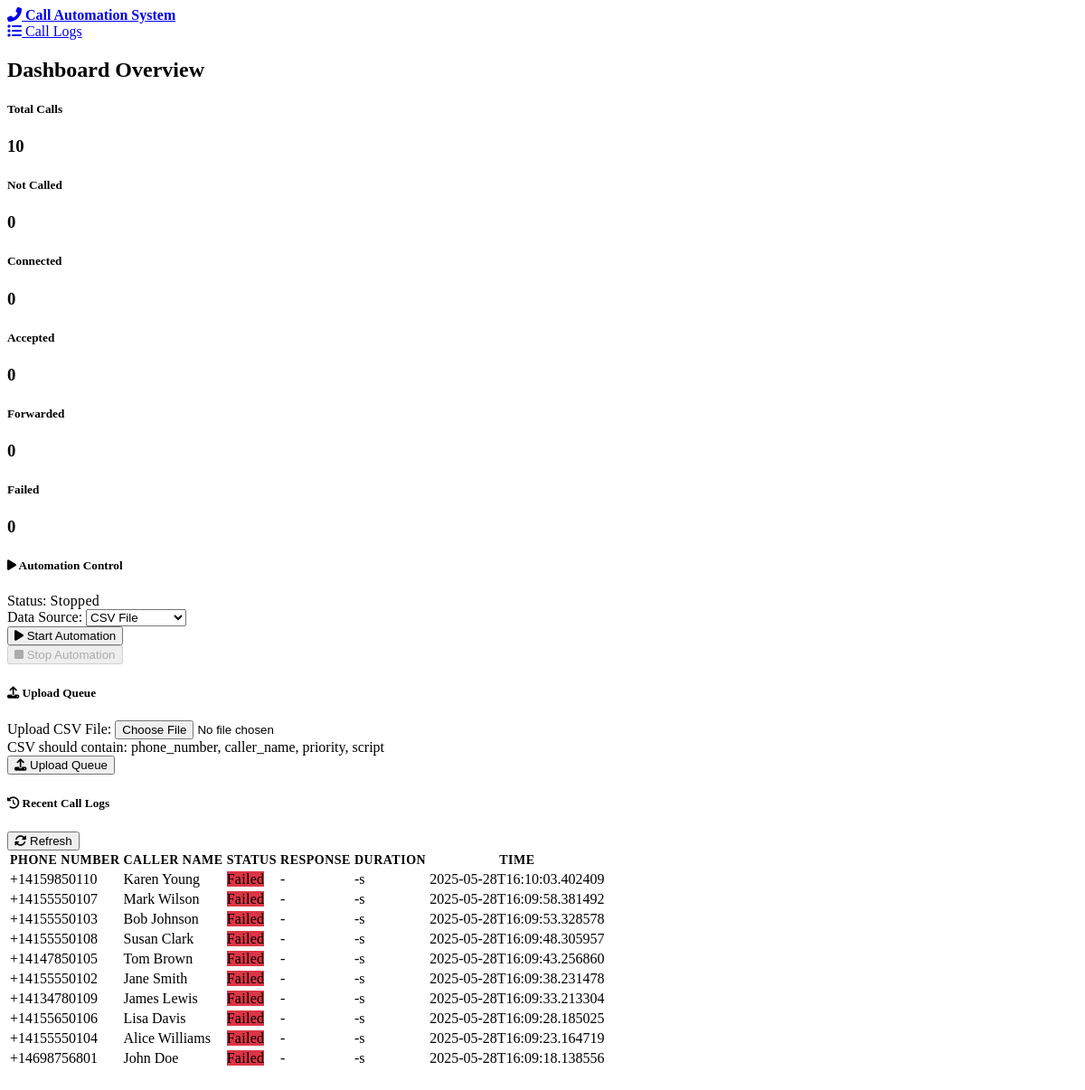
The page / on the database its author committed.
### models.py (models this page shows, shortened)
class CallLog(db.Model):
    id = db.Column(db.Integer, primary_key=True)
    phone_number = db.Column(db.String(20), nullable=False)
    caller_name = db.Column(db.String(100))
    call_status = db.Column(db.String(20), nullable=False)  # Not Called, Connected, Disconnected, Forwarded, Accepted
    call_sid = db.Column(db.String(100))  # Twilio Call SID
    start_time = db.Column(db.DateTime, default=datetime.utcnow)
    end_time = db.Column(db.DateTime)
    duration = db.Column(db.Integer)  # Duration in seconds
    response = db.Column(db.String(20))  # Accept, Forward, Reject
    notes = db.Column(db.Text)
    created_at = db.Column(db.DateTime, default=datetime.utcnow)
    updated_at = db.Column(db.DateTime, default=datetime.utcnow, onupdate=datetime.utcnow)
    def to_dict(self):
        return {
            'id': self.id,
            'phone_number': self.phone_number,
            'caller_name': self.caller_name,
            'call_status': self.call_status,
            'call_sid': self.call_sid,
            'start_time': self.start_time.isoformat() if self.start_time else None,
            'end_time': self.end_time.isoformat() if self.end_time else None,
            'duration': self.duration,
            'response': self.response,
            'notes': self.notes,
            'created_at': self.created_at.isoformat() if self.created_at else None,
            'updated_at': self.updated_at.isoformat() if self.updated_at else None
        }

### app.py (the view)
@app.route('/')
def dashboard():
    global automation_system
    if not automation_system:
        automation_system = CallAutomationSystem()
    queue_stats = automation_system.get_queue_statistics()
    recent_calls = automation_system.get_recent_calls(limit=10)
    return render_template('dashboard.html',
                         queue_stats=queue_stats,
                         recent_calls=recent_calls)

### call_automation.py (called while the page is built)
    def get_recent_calls(self, limit: int = 10) -> List[Dict]:
        try:
            from models import CallLog
            recent_calls = CallLog.query.order_by(CallLog.created_at.desc()).limit(limit).all()
            return [call.to_dict() for call in recent_calls]
        except Exception as e:
            logging.error(f"Error getting recent calls: {str(e)}")
            return []

### templates/dashboard.html (shortened to what this page needs)
<!DOCTYPE html>
<html lang="en" data-bs-theme="dark">
<head>
    <link href="https://cdn.replit.com/agent/bootstrap-agent-dark-theme.min.css" rel="stylesheet">
    <link href="https://cdnjs.cloudflare.com/ajax/libs/font-awesome/6.4.0/css/all.min.css" rel="stylesheet">
    <link href="{{ url_for('static', filename='css/dashboard.css') }}" rel="stylesheet">
</head>
<body>
    <nav class="navbar navbar-expand-lg navbar-dark bg-dark">
        <div class="container">
            <a class="navbar-brand" href="#">
                <i class="fas fa-phone-alt me-2"></i>
                Call Automation System
            </a>
            <div class="navbar-nav ms-auto">
                <a class="nav-link" href="{{ url_for('call_logs') }}">
                    <i class="fas fa-list me-1"></i>
                    Call Logs
                </a>
            </div>
        </div>
    </nav>
    <div class="container mt-4">
        <div class="row mb-4">
            <div class="col-12">
                <h2>Dashboard Overview</h2>
            </div>
        </div>
        <div class="row mb-4" id="status-cards">
            <div class="col-md-2">
                <div class="card bg-primary">
                    <div class="card-body text-center">
                        <h5 class="card-title">Total Calls</h5>
                        <h3 id="total-calls">{{ queue_stats.total_calls or 0 }}</h3>
                    </div>
                </div>
            </div>
            <div class="col-md-2">
                <div class="card bg-secondary">
                    <div class="card-body text-center">
                        <h5 class="card-title">Not Called</h5>
                        <h3 id="not-called">{{ queue_stats.not_called or 0 }}</h3>
                    </div>
                </div>
            </div>
            <div class="col-md-2">
                <div class="card bg-info">
                    <div class="card-body text-center">
                        <h5 class="card-title">Connected</h5>
                        <h3 id="connected">{{ queue_stats.connected or 0 }}</h3>
                    </div>
                </div>
            </div>
            <div class="col-md-2">
                <div class="card bg-success">
                    <div class="card-body text-center">
                        <h5 class="card-title">Accepted</h5>
                        <h3 id="accepted">{{ queue_stats.accepted or 0 }}</h3>
                    </div>
                </div>
            </div>
            <div class="col-md-2">
                <div class="card bg-warning">
                    <div class="card-body text-center">
                        <h5 class="card-title">Forwarded</h5>
                        <h3 id="forwarded">{{ queue_stats.forwarded or 0 }}</h3>
                    </div>
                </div>
            </div>
            <div class="col-md-2">
                <div class="card bg-danger">
                    <div class="card-body text-center">
                        <h5 class="card-title">Failed</h5>
                        <h3 id="failed">{{ queue_stats.failed or 0 }}</h3>
                    </div>
                </div>
            </div>
        </div>
        <div class="row mb-4">
            <div class="col-md-6">
                <div class="card">
                    <div class="card-header">
                        <h5 class="card-title mb-0">
                            <i class="fas fa-play me-2"></i>
                            Automation Control
                        </h5>
                    </div>
                    <div class="card-body">
                        <div class="d-flex align-items-center mb-3">
                            <span class="me-3">Status:</span>
                            <span id="automation-status" class="badge bg-{{ 'success' if queue_stats.is_running else 'secondary' }}">
                                {{ 'Running' if queue_stats.is_running else 'Stopped' }}
                            </span>
                        </div>
                        <form method="POST" action="{{ url_for('start_automation') }}" class="mb-3">
                            <div class="mb-3">
                                <label for="data_source" class="form-label">Data Source:</label>
                                <select name="data_source" id="data_source" class="form-select">
                                    <option value="csv">CSV File</option>
                                </select>
                            </div>
                            <div class="d-grid gap-2 d-md-flex">
                                <button type="submit" class="btn btn-success" {{ 'disabled' if queue_stats.is_running else '' }}>
                                    <i class="fas fa-play me-1"></i>
                                    Start Automation
                                </button>
                            </div>
                        </form>
                        <form method="POST" action="{{ url_for('stop_automation') }}">
                            <div class="d-grid">
                                <button type="submit" class="btn btn-danger" {{ 'disabled' if not queue_stats.is_running else '' }}>
                                    <i class="fas fa-stop me-1"></i>
                                    Stop Automation
                                </button>
                            </div>
                        </form>
                    </div>
                </div>
            </div>
            <div class="col-md-6">
                <div class="card">
                    <div class="card-header">
                        <h5 class="card-title mb-0">
                            <i class="fas fa-upload me-2"></i>
                            Upload Queue
                        </h5>
                    </div>
                    <div class="card-body">
                        <form method="POST" action="{{ url_for('upload_queue') }}" enctype="multipart/form-data">
                            <div class="mb-3">
                                <label for="queue_file" class="form-label">Upload CSV File:</label>
                                <input type="file" name="queue_file" id="queue_file" class="form-control" accept=".csv" required>
                                <div class="form-text">
                                    CSV should contain: phone_number, caller_name, priority, script
                                </div>
                            </div>
                            <div class="d-grid">
                                <button type="submit" class="btn btn-primary">
                                    <i class="fas fa-upload me-1"></i>
                                    Upload Queue
                                </button>
                            </div>
                        </form>
                    </div>
                </div>
            </div>
        </div>
        <div class="row">
            <div class="col-12">
                <div class="card">
                    <div class="card-header d-flex justify-content-between align-items-center">
                        <h5 class="card-title mb-0">
                            <i class="fas fa-history me-2"></i>
                            Recent Call Logs
                        </h5>
                        <button id="refresh-logs" class="btn btn-sm btn-outline-primary">
                            <i class="fas fa-sync-alt"></i>
                            Refresh
                        </button>
                    </div>
                    <div class="card-body">
                        <div class="table-responsive">
                            <table class="table table-striped">
                                <thead>
                                    <tr>
                                        <th>Phone Number</th>
                                        <th>Caller Name</th>
                                        <th>Status</th>
                                        <th>Response</th>
                                        <th>Duration</th>
                                        <th>Time</th>
                                    </tr>
                                </thead>
                                <tbody id="recent-calls-table">
                                    {% for call in recent_calls %}
                                    <tr>
                                        <td>{{ call.phone_number }}</td>
                                        <td>{{ call.caller_name or '-' }}</td>
                                        <td>
                                            <span class="badge call-status-{{ call.call_status|lower }}">
                                                {{ call.call_status }}
                                            </span>
                                        </td>
                                        <td>{{ call.response or '-' }}</td>
                                        <td>{{ call.duration or '-' }}s</td>
                                        <td>{{ call.created_at or '-' }}</td>
                                    </tr>
                                    {% else %}
                                    <tr>
                                        <td colspan="6" class="text-center text-muted">No call logs available</td>
                                    </tr>
                                    {% endfor %}
                                </tbody>
                            </table>
                        </div>
                    </div>
                </div>
            </div>
        </div>
    </div>
</body>
</html>

### static/css/dashboard.css (style rules this page uses)
:root { --status-connected: #0dcaf0; --status-accepted: #198754; --status-forwarded: #ffc107; --status-failed: #dc3545; --status-not-called: #6c757d; --status-calling: #fd7e14; }
.call-status-failed { background-color: var(--status-failed) !important; }
.card { border: none; box-shadow: 0 0.125rem 0.25rem rgba(255, 255, 255, 0.075); margin-bottom: 1.5rem; }
.card-header { background-color: var(--bs-gray-800); border-bottom: 1px solid var(--bs-border-color); }
.table { margin-bottom: 0; }
.table th { border-top: none; font-weight: 600; text-transform: uppercase; font-size: 0.875rem; letter-spacing: 0.5px; }
.table-responsive { border-radius: 0.375rem; }
.navbar-brand { font-weight: 600; }
.badge { font-weight: 500; letter-spacing: 0.3px; }

### rows shown on the page
CallLog: phone_number "+14159850110", caller_name "Karen Young", call_status "Failed", response "-", duration "-", created_at "2025-05-28T16:10:03.402409"
CallLog: phone_number "+14155550107", caller_name "Mark Wilson", call_status "Failed", response "-", duration "-", created_at "2025-05-28T16:09:58.381492"
CallLog: phone_number "+14155550103", caller_name "Bob Johnson", call_status "Failed", response "-", duration "-", created_at "2025-05-28T16:09:53.328578"
CallLog: phone_number "+14155550108", caller_name "Susan Clark", call_status "Failed", response "-", duration "-", created_at "2025-05-28T16:09:48.305957"
CallLog: phone_number "+14147850105", caller_name "Tom Brown", call_status "Failed", response "-", duration "-", created_at "2025-05-28T16:09:43.256860"
CallLog: phone_number "+14155550102", caller_name "Jane Smith", call_status "Failed", response "-", duration "-", created_at "2025-05-28T16:09:38.231478"
CallLog: phone_number "+14134780109", caller_name "James Lewis", call_status "Failed", response "-", duration "-", created_at "2025-05-28T16:09:33.213304"
CallLog: phone_number "+14155650106", caller_name "Lisa Davis", call_status "Failed", response "-", duration "-", created_at "2025-05-28T16:09:28.185025"
CallLog: phone_number "+14155550104", caller_name "Alice Williams", call_status "Failed", response "-", duration "-", created_at "2025-05-28T16:09:23.164719"
CallLog: phone_number "+14698756801", caller_name "John Doe", call_status "Failed", response "-", duration "-", created_at "2025-05-28T16:09:18.138556"

### other values the page prints
{{ queue_stats.total_calls or 0 }} "10"
{{ queue_stats.not_called or 0 }} "0"
{{ queue_stats.connected or 0 }} "0"
{{ queue_stats.accepted or 0 }} "0"
{{ queue_stats.forwarded or 0 }} "0"
{{ queue_stats.failed or 0 }} "0"
{{ 'Running' if queue_stats.is_running else 'Stopped' }} "Stopped"
